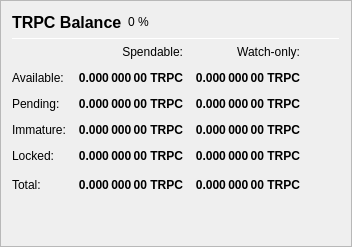
                   <widget class="QFrame" name="frame_Balances">
                    <property name="frameShape">
                     <enum>QFrame::StyledPanel</enum>
                    </property>
                    <property name="frameShadow">
                     <enum>QFrame::Raised</enum>
                    </property>
                    <layout class="QVBoxLayout" name="verticalLayout_4">
                     <item>
                      <layout class="QHBoxLayout" name="horizontalLayout_4">
                       <item>
                        <widget class="QLabel" name="label_5">
                         <property name="minimumSize">
                          <size>
                           <width>0</width>
                           <height>20</height>
                          </size>
                         </property>
                         <property name="font">
                          <font>
                           <pointsize>12</pointsize>
                           <weight>75</weight>
                           <bold>true</bold>
                          </font>
                         </property>
                         <property name="text">
                          <string>TRPC Balance</string>
                         </property>
                        </widget>
                       </item>
                       <item>
                        <widget class="QLabel" name="labelTRPCPercent">
                         <property name="text">
                          <string notr="true">0 %</string>
                         </property>
                        </widget>
                       </item>
                       <item>
                        <spacer name="horizontalSpacer_3">
                         <property name="orientation">
                          <enum>Qt::Horizontal</enum>
                         </property>
                         <property name="sizeHint" stdset="0">
                          <size>
                           <width>40</width>
                           <height>20</height>
                          </size>
                         </property>
                        </spacer>
                       </item>
                      </layout>
                     </item>
                     <item>
                      <widget class="Line" name="line_Balance">
                       <property name="minimumSize">
                        <size>
                         <width>0</width>
                         <height>1</height>
                        </size>
                       </property>
                       <property name="maximumSize">
                        <size>
                         <width>16777215</width>
                         <height>1</height>
                        </size>
                       </property>
                       <property name="orientation">
                        <enum>Qt::Horizontal</enum>
                       </property>
                      </widget>
                     </item>
                     <item>
                      <layout class="QGridLayout" name="gridLayout">
                       <property name="spacing">
                        <number>12</number>
                       </property>
                       <item row="0" column="1">
                        <widget class="QLabel" name="labelSpendable">
                         <property name="text">
                          <string>Spendable:</string>
                         </property>
                         <property name="alignment">
                          <set>Qt::AlignRight|Qt::AlignTrailing|Qt::AlignVCenter</set>
                         </property>
                        </widget>
                       </item>
                       <item row="0" column="2">
                        <widget class="QLabel" name="labelWatchonly">
                         <property name="text">
                          <string>Watch-only:</string>
                         </property>
                         <property name="alignment">
                          <set>Qt::AlignRight|Qt::AlignTrailing|Qt::AlignVCenter</set>
                         </property>
                        </widget>
                       </item>
                       <item row="1" column="0">
                        <widget class="QLabel" name="labelBalanceText">
                         <property name="text">
                          <string>Available:</string>
                         </property>
                        </widget>
                       </item>
                       <item row="1" column="1">
                        <widget class="QLabel" name="labelBalance">
                         <property name="font">
                          <font>
                           <weight>75</weight>
                           <bold>true</bold>
                          </font>
                         </property>
                         <property name="cursor">
                          <cursorShape>IBeamCursor</cursorShape>
                         </property>
                         <property name="toolTip">
                          <string>Your current spendable balance</string>
                         </property>
                         <property name="text">
                          <string notr="true">0.000 000 00 TRPC</string>
                         </property>
                         <property name="alignment">
                          <set>Qt::AlignRight|Qt::AlignTrailing|Qt::AlignVCenter</set>
                         </property>
                         <property name="textInteractionFlags">
                          <set>Qt::LinksAccessibleByMouse|Qt::TextSelectableByKeyboard|Qt::TextSelectableByMouse</set>
                         </property>
                        </widget>
                       </item>
                       <item row="1" column="2">
                        <widget class="QLabel" name="labelWatchAvailable">
                         <property name="font">
                          <font>
                           <weight>75</weight>
                           <bold>true</bold>
                          </font>
                         </property>
                         <property name="cursor">
                          <cursorShape>IBeamCursor</cursorShape>
                         </property>
                         <property name="toolTip">
                          <string>Your current balance in watch-only addresses</string>
                         </property>
                         <property name="text">
                          <string notr="true">0.000 000 00 TRPC</string>
                         </property>
                         <property name="alignment">
                          <set>Qt::AlignRight|Qt::AlignTrailing|Qt::AlignVCenter</set>
                         </property>
                         <property name="textInteractionFlags">
                          <set>Qt::LinksAccessibleByMouse|Qt::TextSelectableByKeyboard|Qt::TextSelectableByMouse</set>
                         </property>
                        </widget>
                       </item>
                       <item row="2" column="0">
                        <widget class="QLabel" name="labelPendingText">
                         <property name="text">
                          <string>Pending:</string>
                         </property>
                        </widget>
                       </item>
                       <item row="2" column="1">
                        <widget class="QLabel" name="labelUnconfirmed">
                         <property name="font">
                          <font>
                           <weight>75</weight>
                           <bold>true</bold>
                          </font>
                         </property>
                         <property name="cursor">
                          <cursorShape>IBeamCursor</cursorShape>
                         </property>
                         <property name="toolTip">
                          <string>Total of transactions that have yet to be confirmed, and do not yet count toward the spendable balance</string>
                         </property>
                         <property name="text">
                          <string notr="true">0.000 000 00 TRPC</string>
                         </property>
                         <property name="alignment">
                          <set>Qt::AlignRight|Qt::AlignTrailing|Qt::AlignVCenter</set>
                         </property>
                         <property name="textInteractionFlags">
                          <set>Qt::LinksAccessibleByMouse|Qt::TextSelectableByKeyboard|Qt::TextSelectableByMouse</set>
                         </property>
                        </widget>
                       </item>
                       <item row="2" column="2">
                        <widget class="QLabel" name="labelWatchPending">
                         <property name="font">
                          <font>
                           <weight>75</weight>
                           <bold>true</bold>
                          </font>
                         </property>
                         <property name="cursor">
                          <cursorShape>IBeamCursor</cursorShape>
                         </property>
                         <property name="toolTip">
                          <string>Unconfirmed transactions to watch-only addresses</string>
                         </property>
                         <property name="text">
                          <string notr="true">0.000 000 00 TRPC</string>
                         </property>
                         <property name="alignment">
                          <set>Qt::AlignRight|Qt::AlignTrailing|Qt::AlignVCenter</set>
                         </property>
                         <property name="textInteractionFlags">
                          <set>Qt::LinksAccessibleByMouse|Qt::TextSelectableByKeyboard|Qt::TextSelectableByMouse</set>
                         </property>
                        </widget>
                       </item>
                       <item row="3" column="0">
                        <widget class="QLabel" name="labelImmatureText">
                         <property name="text">
                          <string>Immature:</string>
                         </property>
                        </widget>
                       </item>
                       <item row="3" column="1">
                        <widget class="QLabel" name="labelImmature">
                         <property name="font">
                          <font>
                           <weight>75</weight>
                           <bold>true</bold>
                          </font>
                         </property>
                         <property name="cursor">
                          <cursorShape>IBeamCursor</cursorShape>
                         </property>
                         <property name="toolTip">
                          <string>Staked or masternode rewards that has not yet matured</string>
                         </property>
                         <property name="text">
                          <string notr="true">0.000 000 00 TRPC</string>
                         </property>
                         <property name="alignment">
                          <set>Qt::AlignRight|Qt::AlignTrailing|Qt::AlignVCenter</set>
                         </property>
                         <property name="textInteractionFlags">
                          <set>Qt::LinksAccessibleByMouse|Qt::TextSelectableByKeyboard|Qt::TextSelectableByMouse</set>
                         </property>
                        </widget>
                       </item>
                       <item row="3" column="2">
                        <widget class="QLabel" name="labelWatchImmature">
                         <property name="font">
                          <font>
                           <weight>75</weight>
                           <bold>true</bold>
                          </font>
                         </property>
                         <property name="cursor">
                          <cursorShape>IBeamCursor</cursorShape>
                         </property>
                         <property name="toolTip">
                          <string>Staked or masternode rewards in watch-only addresses that has not yet matured</string>
                         </property>
                         <property name="text">
                          <string notr="true">0.000 000 00 TRPC</string>
                         </property>
                         <property name="alignment">
                          <set>Qt::AlignRight|Qt::AlignTrailing|Qt::AlignVCenter</set>
                         </property>
                         <property name="textInteractionFlags">
                          <set>Qt::LinksAccessibleByMouse|Qt::TextSelectableByKeyboard|Qt::TextSelectableByMouse</set>
                         </property>
                        </widget>
                       </item>
                       <item row="4" column="0">
                        <widget class="QLabel" name="labelLockedBalanceText">
                         <property name="toolTip">
                          <string>Locked Trpc or Masternode collaterals. These are excluded from xTRPC minting.</string>
                         </property>
                         <property name="text">
                          <string>Locked:</string>
                         </property>
                        </widget>
                       </item>
                       <item row="4" column="1">
                        <widget class="QLabel" name="labelLockedBalance">
                         <property name="font">
                          <font>
                           <weight>75</weight>
                           <bold>true</bold>
                          </font>
                         </property>
                         <property name="cursor">
                          <cursorShape>IBeamCursor</cursorShape>
                         </property>
                         <property name="toolTip">
                          <string>Locked Trpc or Masternode collaterals. These are excluded from xTRPC minting.</string>
                         </property>
                         <property name="text">
                          <string notr="true">0.000 000 00 TRPC</string>
                         </property>
                         <property name="alignment">
                          <set>Qt::AlignRight|Qt::AlignTrailing|Qt::AlignVCenter</set>
                         </property>
                         <property name="textInteractionFlags">
                          <set>Qt::LinksAccessibleByMouse|Qt::TextSelectableByKeyboard|Qt::TextSelectableByMouse</set>
                         </property>
                        </widget>
                       </item>
                       <item row="4" column="2">
                        <widget class="QLabel" name="labelWatchLocked">
                         <property name="font">
                          <font>
                           <weight>75</weight>
                           <bold>true</bold>
                          </font>
                         </property>
                         <property name="cursor">
                          <cursorShape>IBeamCursor</cursorShape>
                         </property>
                         <property name="toolTip">
                          <string>Current locked balance in watch-only addresses</string>
                         </property>
                         <property name="text">
                          <string notr="true">0.000 000 00 TRPC</string>
                         </property>
                         <property name="alignment">
                          <set>Qt::AlignRight|Qt::AlignTrailing|Qt::AlignVCenter</set>
                         </property>
                         <property name="textInteractionFlags">
                          <set>Qt::LinksAccessibleByMouse|Qt::TextSelectableByKeyboard|Qt::TextSelectableByMouse</set>
                         </property>
                        </widget>
                       </item>
                       <item row="5" column="0">
                        <widget class="QLabel" name="labelTotalText">
                         <property name="text">
                          <string>Total:</string>
                         </property>
                         <property name="toolTip">
                          <string>Your current Trpc balance, unconfirmed and immature transactions included</string>
                         </property>
                        </widget>
                       </item>
                       <item row="5" column="1">
                        <widget class="QLabel" name="labelTotal">
                         <property name="font">
                          <font>
                           <weight>75</weight>
                           <bold>true</bold>
                          </font>
                         </property>
                         <property name="cursor">
                          <cursorShape>IBeamCursor</cursorShape>
                         </property>
                         <property name="toolTip">
                          <string>Your current Trpc balance, unconfirmed and immature transactions included</string>
                         </property>
                         <property name="text">
                          <string notr="true">0.000 000 00 TRPC</string>
                         </property>
                         <property name="alignment">
                          <set>Qt::AlignRight|Qt::AlignTrailing|Qt::AlignVCenter</set>
                         </property>
                         <property name="textInteractionFlags">
                          <set>Qt::LinksAccessibleByMouse|Qt::TextSelectableByKeyboard|Qt::TextSelectableByMouse</set>
                         </property>
                        </widget>
                       </item>
                       <item row="5" column="2">
                        <widget class="QLabel" name="labelWatchTotal">
                         <property name="font">
                          <font>
                           <weight>75</weight>
                           <bold>true</bold>
                          </font>
                         </property>
                         <property name="cursor">
                          <cursorShape>IBeamCursor</cursorShape>
                         </property>
                         <property name="toolTip">
                          <string>Current total balance in watch-only addresses</string>
                         </property>
                         <property name="text">
                          <string notr="true">0.000 000 00 TRPC</string>
                         </property>
                         <property name="alignment">
                          <set>Qt::AlignRight|Qt::AlignTrailing|Qt::AlignVCenter</set>
                         </property>
                         <property name="textInteractionFlags">
                          <set>Qt::LinksAccessibleByMouse|Qt::TextSelectableByKeyboard|Qt::TextSelectableByMouse</set>
                         </property>
                        </widget>
                       </item>
                       <item row="5" column="3">
                        <spacer name="horizontalSpacer_9">
                         <property name="orientation">
                          <enum>Qt::Horizontal</enum>
                         </property>
                         <property name="sizeHint" stdset="0">
                          <size>
                           <width>40</width>
                           <height>20</height>
                          </size>
                         </property>
                        </spacer>
                       </item>
                      </layout>
                     </item>
                     <item>
                      <spacer name="verticalSpacer_3">
                       <property name="orientation">
                        <enum>Qt::Vertical</enum>
                       </property>
                       <property name="sizeHint" stdset="0">
                        <size>
                         <width>20</width>
                         <height>40</height>
                        </size>
                       </property>
                      </spacer>
                     </item>
                    </layout>
                   </widget>
